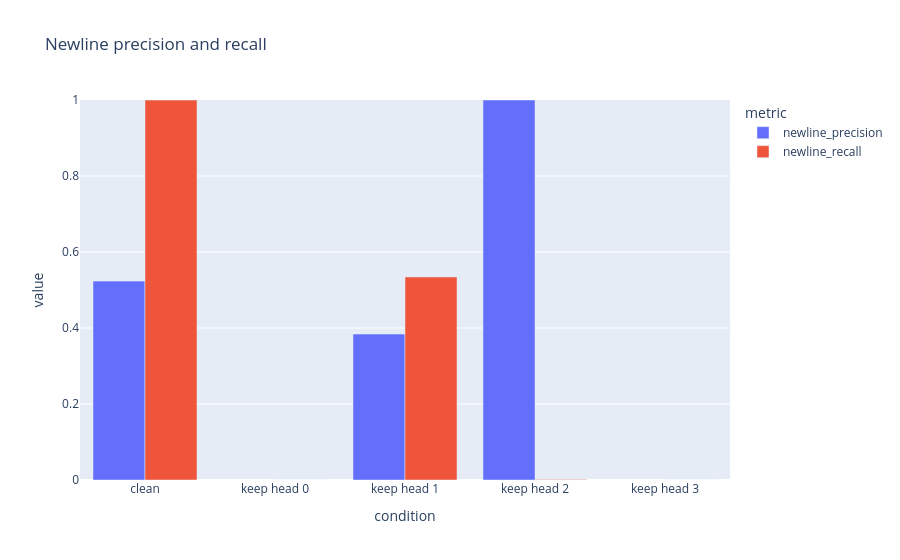
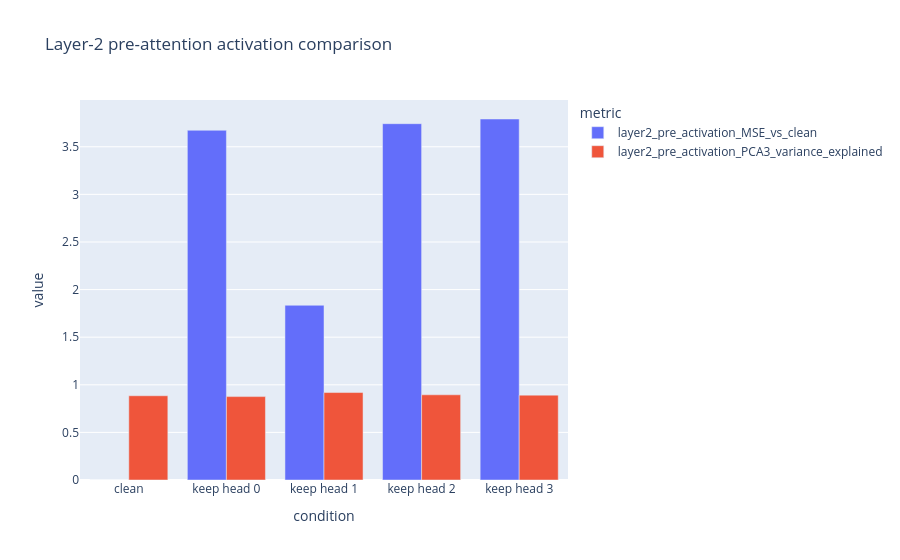

Notebook code for these charts, in order:
### Markdown cell above
## Visual comparison

### Code cell
plot_metrics = results.melt(
    id_vars="condition",
    value_vars=["newline_precision", "newline_recall"],
    var_name="metric", value_name="value",
)
fig = px.bar(plot_metrics, x="condition", y="value", color="metric", barmode="group", title="Newline precision and recall", range_y=[0, 1])
display(fig)

activation_plot = results.melt(
    id_vars="condition",
    value_vars=["layer2_pre_activation_MSE_vs_clean", "layer2_pre_activation_PCA3_variance_explained"],
    var_name="metric", value_name="value",
)
fig = px.bar(activation_plot, x="condition", y="value", color="metric", barmode="group", title="Layer-2 pre-attention activation comparison")
display(fig)

### Figure 1 — Plotly figure (JSON) as saved in the notebook; plotly's stock layout.template omitted (floating-point values rounded to 4 significant figures)
{"data": [{"alignmentgroup": "True", "hovertemplate": "metric=newline_precision<br>condition=%{x}<br>value=%{y}<extra></extra>", "legendgroup": "newline_precision", "marker": {"color": "#636efa", "pattern": {"shape": ""}}, "name": "newline_precision", "offsetgroup": "newline_precision", "orientation": "v", "showlegend": true, "textposition": "auto", "type": "bar", "x": ["clean", "keep head 0", "keep head 1", "keep head 2", "keep head 3"], "xaxis": "x", "y": [0.5234, NaN, 0.3839, 1.0, NaN], "yaxis": "y"}, {"alignmentgroup": "True", "hovertemplate": "metric=newline_recall<br>condition=%{x}<br>value=%{y}<extra></extra>", "legendgroup": "newline_recall", "marker": {"color": "#EF553B", "pattern": {"shape": ""}}, "name": "newline_recall", "offsetgroup": "newline_recall", "orientation": "v", "showlegend": true, "textposition": "auto", "type": "bar", "x": ["clean", "keep head 0", "keep head 1", "keep head 2", "keep head 3"], "xaxis": "x", "y": [0.9998, 0.0, 0.5342, 0.0009926, 0.0], "yaxis": "y"}], "layout": {"barmode": "group", "legend": {"title": {"text": "metric"}, "tracegroupgap": 0}, "title": {"text": "Newline precision and recall"}, "xaxis": {"anchor": "y", "domain": [0, 1], "title": {"text": "condition"}}, "yaxis": {"anchor": "x", "domain": [0, 1], "range": [0, 1], "title": {"text": "value"}}}}

### Figure 2 — Plotly figure (JSON) as saved in the notebook; plotly's stock layout.template omitted (floating-point values rounded to 4 significant figures)
{"data": [{"alignmentgroup": "True", "hovertemplate": "metric=layer2_pre_activation_MSE_vs_clean<br>condition=%{x}<br>value=%{y}<extra></extra>", "legendgroup": "layer2_pre_activation_MSE_vs_clean", "marker": {"color": "#636efa", "pattern": {"shape": ""}}, "name": "layer2_pre_activation_MSE_vs_clean", "offsetgroup": "layer2_pre_activation_MSE_vs_clean", "orientation": "v", "showlegend": true, "textposition": "auto", "type": "bar", "x": ["clean", "keep head 0", "keep head 1", "keep head 2", "keep head 3"], "xaxis": "x", "y": [0.0, 3.673, 1.835, 3.742, 3.791], "yaxis": "y"}, {"alignmentgroup": "True", "hovertemplate": "metric=layer2_pre_activation_PCA3_variance_explained<br>condition=%{x}<br>value=%{y}<extra></extra>", "legendgroup": "layer2_pre_activation_PCA3_variance_explained", "marker": {"color": "#EF553B", "pattern": {"shape": ""}}, "name": "layer2_pre_activation_PCA3_variance_explained", "offsetgroup": "layer2_pre_activation_PCA3_variance_explained", "orientation": "v", "showlegend": true, "textposition": "auto", "type": "bar", "x": ["clean", "keep head 0", "keep head 1", "keep head 2", "keep head 3"], "xaxis": "x", "y": [0.8847, 0.8759, 0.9186, 0.8948, 0.8913], "yaxis": "y"}], "layout": {"barmode": "group", "legend": {"title": {"text": "metric"}, "tracegroupgap": 0}, "title": {"text": "Layer-2 pre-attention activation comparison"}, "xaxis": {"anchor": "y", "domain": [0, 1], "title": {"text": "condition"}}, "yaxis": {"anchor": "x", "domain": [0, 1], "title": {"text": "value"}}}}
